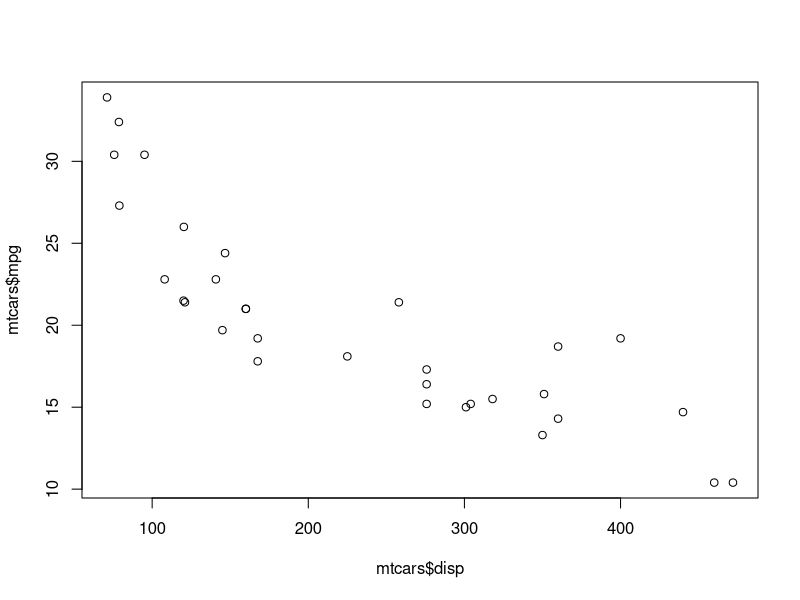

Recreate this plot in R.
## ---- chunk 1
knitr::opts_chunk$set(
  collapse = TRUE,
  comment = "#>"
)
## ---- chunk 2
plot(mtcars$disp, mtcars$mpg)
